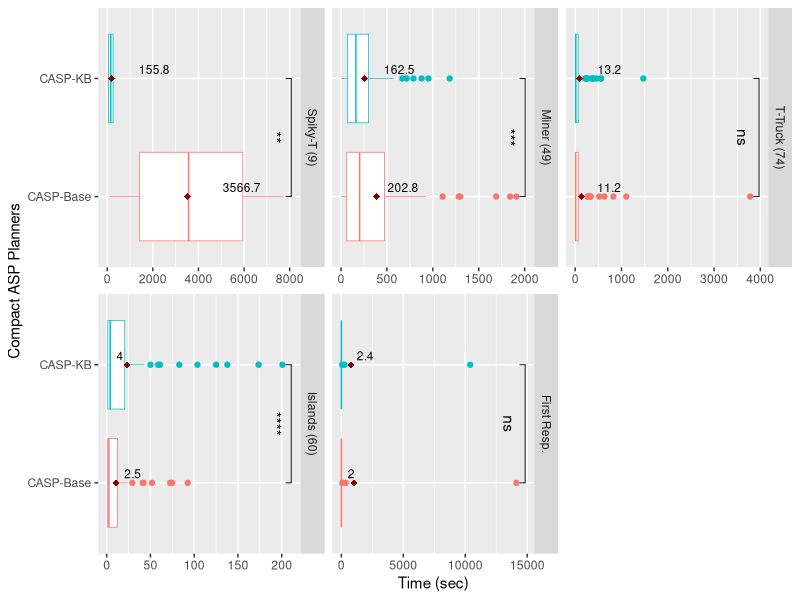
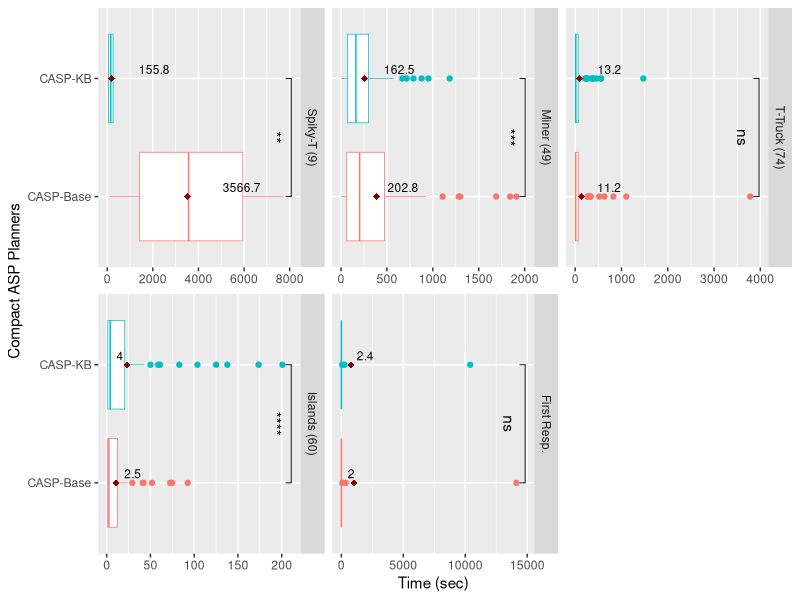

These charts were generated, in order, by the following R code: (Note: this script raises an error after producing the figures.)
library(ggplot2)
library(dplyr)
library(ggpubr)
library(rstatix)
library(plyr)

setwd("~/Work/Software/fond-compact-asp/benchmarking/analysis")
df_ck = read.csv("./ck_results.csv")
df_ckp = read.csv("./ck_result_plots.csv")

domain_levels = c( "spiky-tireworld", "miner","tireworld-truck",  "islands", "blocksworld-ipc08", "first-responders-ipc08")
domain_labels = c("Spiky-T (9)", "Miner (49)","T-Truck (74)",  "Islands (60)", "Blocksworld", "First Resp.")
df_ckp$domain = factor(df_ckp$domain, levels = domain_levels, labels=domain_labels)
df_ckp$planner = factor(df_ckp$planner, levels = c("CASP-Base", "CASP-KB"))

compare_means(time ~ planner, df_ckp, method = "wilcox.test", paired = TRUE, group.by = c("domain"))

medians = ddply(df_ckp, .(domain, planner), summarize, count = length(instance), med = round(median(time),1))

p = ggplot(df_ckp, aes(time, planner))
p = p + geom_boxplot(size=0.5, aes(color=planner), show.legend = F, linewidth=0.25) + stat_compare_means(comparisons = list(c("CASP-Base", "CASP-KB")), aes(label=..p.signif.., group=c("domain")),vjust=2,method = "wilcox.test", paired=T)
p = p + facet_wrap(~domain, ncol=3,strip.position="right", scales="free_x") + expand_limits(x = 100)
p = p + stat_summary(fun=mean, colour="darkred", geom="point", 
                     shape=18, size=2, show.legend=FALSE) + 
  geom_text(data = medians, aes(label = med, y = planner, x=med), size=3, vjust=-0.5,hjust=-0.9)
p + xlab("Time (sec)") + ylab("Compact ASP Planners")


ggsave("ck_results_reg.pdf", width=7, height=2.5, units="in", dpi=300)


domains_with_ck = c("blocksworld-ipc", "first-responders-ipc08", "islands", "miner", "spiky-tireworld", "tireworld-truck")
df_ck = subset(df_ck, domain %in% domains_with_ck)

df_ck$planner[df_ck$planner == 'asp2-reg-4h'] = "asp2"
df_ck$planner[df_ck$planner == 'asp2-reg-undo-4h'] = "asp2-u"
df_ck$planner[df_ck$planner == 'asp2-reg-kb-4h'] = "asp2-k"

group_by(df_ck, domain, planner) %>%
  summarise(
    count = n(),
    median = median(time, na.rm = TRUE),
    #IQR = IQR(time, na.rm = TRUE),
    mean = mean(time, na.rm = TRUE)
  )

## WE will use paired wilcox test
## Miner has undo and domain kb
choice = c("asp2", "asp2-k")
df_1 = subset(df_ck, domain == "miner" & planner %in% choice)
i_1 = df_1[df_1$planner == choice[1],]$instance
i_2 = df_1[df_1$planner == choice[2],]$instance
intersection = intersect(i_1, i_2)
df_1 = subset(df_1, instance %in% intersection)
df_1$planner = factor(df_1$planner, levels = choice)
wilcox.test(df_1$time ~ df_1$planner, paired=TRUE)

group_by(df_1, domain, planner) %>%
  summarise(
    count = n(),
    median = median(time, na.rm = TRUE),
    #IQR = IQR(time, na.rm = TRUE),
    mean = mean(time, na.rm = TRUE)
  )

## Spiky has undo and domain kb
choice = c("asp2", "asp2-k")
df_1 = subset(df_ck, domain == "spiky-tireworld" & planner %in% choice)
i_1 = df_1[df_1$planner == choice[1],]$instance
i_2 = df_1[df_1$planner == choice[2],]$instance
intersection = intersect(i_1, i_2)
df_1 = subset(df_1, instance %in% intersection)
df_1$planner = factor(df_1$planner, levels = choice)
test = wilcox.test(df_1$time ~ df_1$planner, paired=TRUE)
test
group_by(df_1, domain, planner) %>%
  summarise(
    count = n(),
    median = median(time, na.rm = TRUE),
    #IQR = IQR(time, na.rm = TRUE),
    mean = mean(time, na.rm = TRUE)
  )

## islands has undo
choice = c("asp2", "asp2-u")
df_1 = subset(df_ck, domain == "islands" & planner %in% choice)
i_1 = df_1[df_1$planner == choice[1],]$instance
i_2 = df_1[df_1$planner == choice[2],]$instance
intersection = intersect(i_1, i_2)
df_1 = subset(df_1, instance %in% intersection)
df_1$planner = factor(df_1$planner, levels = choice)
test = wilcox.test(df_1$time ~ df_1$planner, paired=TRUE)
test

## truck has undo
choice = c("asp2", "asp2-u")
df_1 = subset(df_ck, domain == "tireworld-truck" & planner %in% choice)
i_1 = df_1[df_1$planner == choice[1],]$instance
i_2 = df_1[df_1$planner == choice[2],]$instance
intersection = intersect(i_1, i_2)
df_1 = subset(df_1, instance %in% intersection)
df_1$planner = factor(df_1$planner, levels = choice)
test = wilcox.test(df_1$time ~ df_1$planner, paired=TRUE)
test

t.test(df_1[df_1$planner == choice[1],]$time,
       df_1[df_1$planner == choice[2],]$time,
      paired=TRUE)

## first responders has undo

## Blocksworld has undo